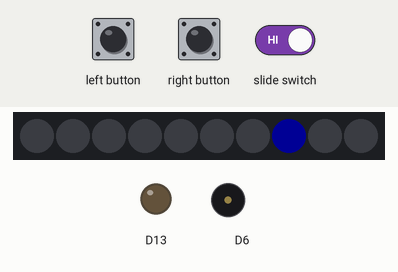
Simulated run of this sketch. Board: Adafruit Circuit Playground Express. Parts: 10 RGB LEDs in strip order, left to right, output pins drawn as LEDs (lit = HIGH), buzzer (waves = sounding). Inputs (shaded band) come from the test bench. Dim RGB values are drawn brighter than linear; random numbers use the default seed unless the sketch sets one.

Above: at 0.8 s.
2.4 s: left button pressed for 0.15 s
At 2.55 s:
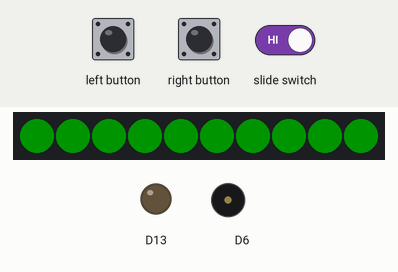
5.5 s: right button pressed for 0.15 s
At 7.1 s:
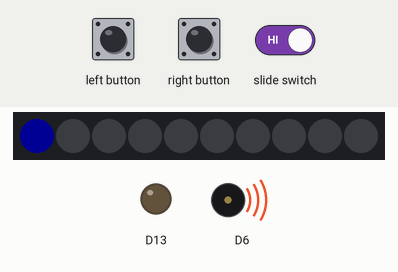
8.6 s: left button pressed for 1 s
At 11.0 s:
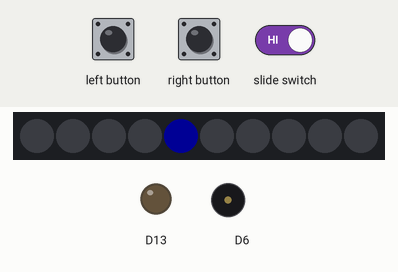
12.6 s: right button pressed for 3.2 s
At 16.8 s:
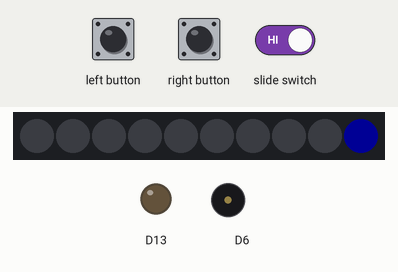
Timing chart, 0 to 18.5 s (numbered marks = the images above; inputs shaded):
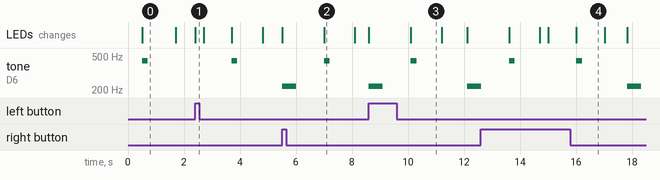

The sketch:

sketch_jun4a.ino
```cpp
#include <Adafruit_CircuitPlayground.h>

int score = 0;
unsigned long delayTime = 1000; // normal speed
bool hardMode = false;
int targetLED;

void setup() {
  CircuitPlayground.begin();
  pinMode(7, INPUT_PULLUP); // Switch pin

  // Check switch
  if (digitalRead(7) == LOW) {
    // Right switch = hard mode
    hardMode = true;
    delayTime = 667; // 1.5x speed (shorter delay)
  }

  flashStart();
}

void loop() {
  while (score < 5) {
    playRound();

    if (checkButton()) {
      correctFeedback();
      score++;
      delayTime *= 0.9; // Speed up
    } else {
      gameOver();
      return;
    }

    delay(1000);
  }

  youWin();
}

void flashStart() {
  for (int i = 0; i < 10; i++) {
    CircuitPlayground.setPixelColor(i, 150, 150, 0); // yellow
  }
  delay(500);
  CircuitPlayground.clearPixels();
}

void playRound() {
  targetLED = random(0, 10);
  CircuitPlayground.clearPixels();
  CircuitPlayground.setPixelColor(targetLED, 0, 0, 255); // blue
  CircuitPlayground.playTone(440, 200);
  delay(delayTime);
  CircuitPlayground.clearPixels();
}

bool checkButton() {
  // Wait for user input
  unsigned long start = millis();
  while (millis() - start < delayTime) {
    if (CircuitPlayground.leftButton() || CircuitPlayground.rightButton()) {
      // Simulate user guessing correctly 50% of the time
      return random(0, 2) == 1;
    }
  }
  return false; // Timeout
}

void correctFeedback() {
  for (int i = 0; i < 10; i++) {
    CircuitPlayground.setPixelColor(i, 0, 255, 0); // green
  }
  delay(300);
  CircuitPlayground.clearPixels();
}

void gameOver() {
  for (int i = 0; i < 10; i++) {
    CircuitPlayground.setPixelColor(i, 255, 0, 0); // red
  }
  CircuitPlayground.playTone(220, 500);
  delay(1000);
  CircuitPlayground.clearPixels();
}

void youWin() {
  for (int i = 0; i < 10; i++) {
    CircuitPlayground.setPixelColor(i, 0, 255, 0); // green
  }
  CircuitPlayground.playTone(880, 500);
  delay(1500);
  CircuitPlayground.clearPixels();
}
```

Measured:
- by itself, tone on D6: plays 440 Hz for 0.20 s, 440 Hz for 0.20 s, 220 Hz for 0.50 s
- what the display in image 0 shows lasts 1.2 s, from 0.5 s to 1.7 s
- what the display in image 2 shows lasts 1.1 s, from 7.0 s to 8.1 s
- what the display in image 4 shows lasts 1.0 s, from 16.0 s to 17.0 s
